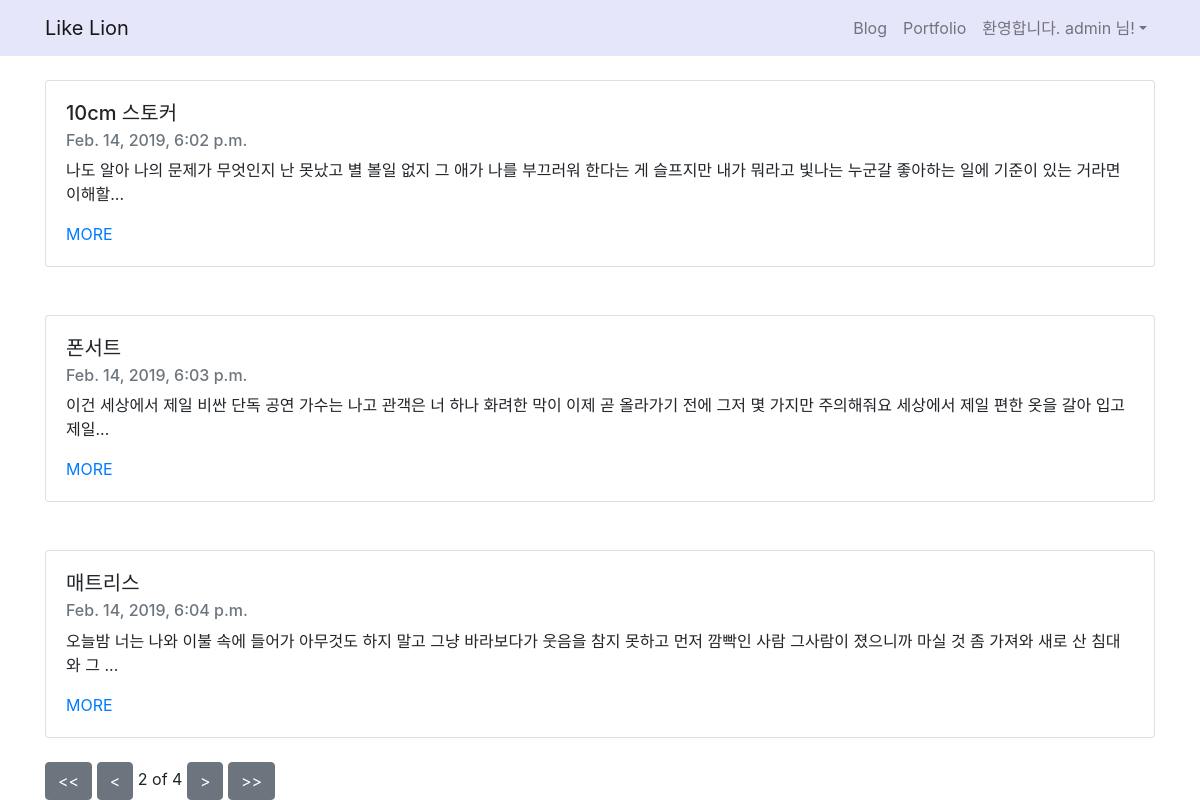
Page /?page=2 (signed in) on the committed database.
### blogapp/models.py (models this page shows, shortened)
class Blogapp(models.Model):
    title = models.CharField(max_length=200)
    pub_date = models.DateTimeField('date published')
    body = models.TextField()
    def summary(self):
        return self.body[:100]

### blogapp/views.py (the view)
# urls.py: 2. Add a URL to urlpatterns:  path('', views.home, name='home')
def home(request):
    blogs = Blogapp.objects
    blog_list = Blogapp.objects.all()
    paginator = Paginator(blog_list, 3)
    page = request.GET.get('page')
    posts = paginator.get_page(page)
    return render(request, 'home.html', {'blogs': blogs , 'posts' :posts })

### blogapp/templates/home.html
{% extends 'base.html' %}
{% block contents %}
    {% for blog in posts %}
        <div class="container">
            <br>
            <div class="card">
                <div class="card-body">
                    <h5 class="card-title">{{blog.title}}</h5>
                    <h6 class="card-subtitle mb-2 text-muted">{{blog.pub_date}}</h6>
                    <p class="card-text">{{blog.summary}}...</p>
                    <a href="{%url 'detail' blog.id %}" class="card-link">MORE</a>
                </div>
            </div>
        </div>
        <br>
    {% endfor %}
    <div class="container">
        {% if posts.has_previous %}
        <button class="btn btn-secondary"> <a href="?page=1" style="text-decoration: none; color:white"> <span> << </span></a> </button>
        <button type="button" class="btn btn-secondary" > <a href="?page={{posts.previous_page_number}}" style="text-decoration: none; color:white"> <span> < </span> </a></button>
        {% endif %}
        <span>{{posts.number}}</span>
        <span>of</span>
        <span>{{posts.paginator.num_pages}}</span>
        {% if posts.has_next %}
        <button type="button" class="btn btn-secondary"><a href="?page={{posts.next_page_number}}" style="text-decoration: none; color:white"> <span> > </span> </a></button>
        <button type="button" class="btn btn-secondary"><a href="?page={{posts.paginator.num_pages}}" style="text-decoration: none; color:white"> <span> >> </span> </a></button>
        {% endif %}
    </div>
{% endblock %}

### blog_project/templates/base.html (shortened to what this page needs)
<html>
    <head>
        <link rel="stylesheet" href="https://stackpath.bootstrapcdn.com/bootstrap/4.2.1/css/bootstrap.min.css">
    </head>
    <body>
    <nav class="navbar navbar-expand-lg navbar-light" style="background-color: lavender">
            <div class="container">
                <a class="navbar-brand" href="{% url 'home' %}">Like Lion</a>
                <div class="collapse navbar-collapse" id="navbarNavAltMarkup">
                    <ul class="navbar-nav ml-auto">
                        <li class="nav-item">
                            <a class="nav-item nav-link" href="{% url 'home' %}">Blog</span></a>
                        </li>
                        <li class="nav-item">
                            <a class="nav-item nav-link" href="{% url 'portfolio' %}">Portfolio</a>
                        </li>
                        {% if user.is_authenticated %}
                        <li class="nav-item dropdown">
                            <a class="nav-link dropdown-toggle" id="navbarDropdown" role="button" data-toggle="dropdown"
                                aria-haspopup="true" aria-expanded="false">환영합니다. {{ user.username }} 님!</a>
                        </li>
                        {% endif %}
                    </ul>
                </div>
            </div>
        </nav>
        {% block contents %}
        {% endblock %}
    </body>
</html>

### rows in the picture
Blogapp: title "10cm 스토커", pub_date "Feb. 14, 2019, 6:02 p.m.", summary "나도 알아 나의 문제가 무엇인지 난 못났고 별 볼일 없지 그 애가 나를 부끄러워 한다는 게 슬프지만 내가 뭐라고 빛나는 누군갈 좋아하는 일에 기준이 있는 거라면 이해할"
Blogapp: title "폰서트", pub_date "Feb. 14, 2019, 6:03 p.m.", summary "이건 세상에서 제일 비싼 단독 공연 가수는 나고 관객은 너 하나 화려한 막이 이제 곧 올라가기 전에 그저 몇 가지만 주의해줘요 세상에서 제일 편한 옷을 갈아 입고 제일"
Blogapp: title "매트리스", pub_date "Feb. 14, 2019, 6:04 p.m.", summary "오늘밤 너는 나와 이불 속에 들어가 아무것도 하지 말고 그냥 바라보다가 웃음을 참지 못하고 먼저 깜빡인 사람 그사람이 졌으니까 마실 것 좀 가져와 새로 산 침대와 그"

### other values in the picture
{{ user.username }} "admin"
{{ posts.number }} "2"
{{ posts.paginator.num_pages }} "4"
